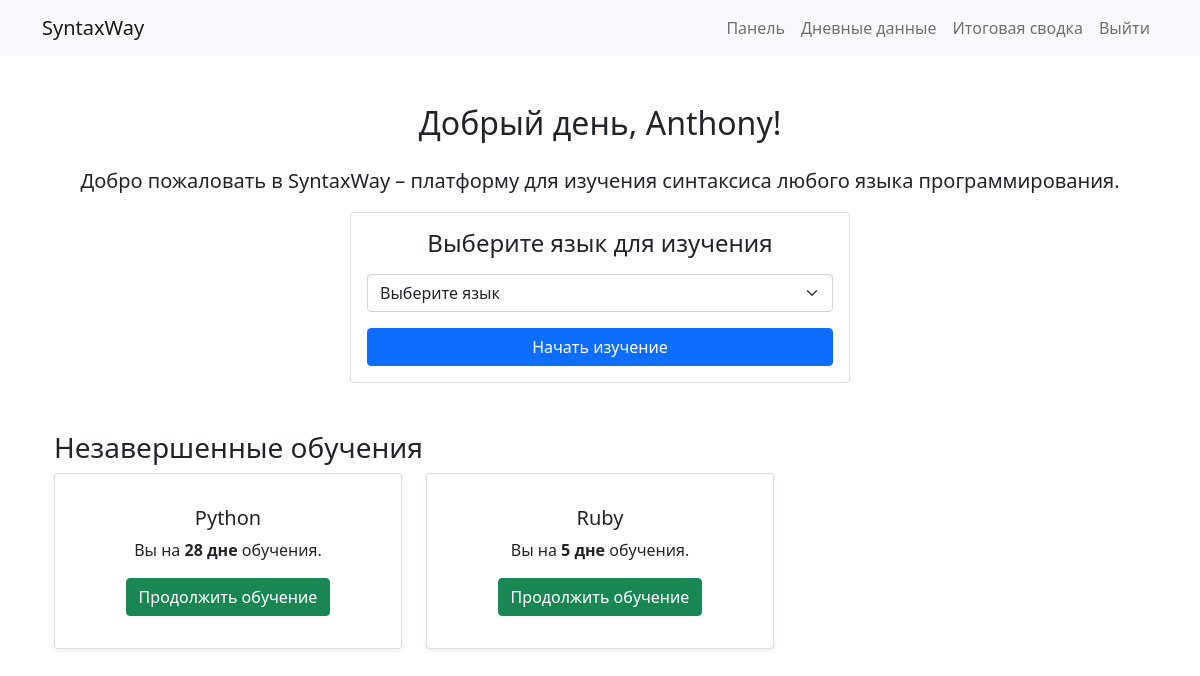
The page /dashboard (signed in) on the database its author committed.
### app.py (models this page shows)
class User(db.Model):
    id = db.Column(db.Integer, primary_key=True)
    username = db.Column(db.String(20), unique=True, nullable=False)
    email = db.Column(db.String(120), unique=True, nullable=False)
    password = db.Column(db.String(60), nullable=False)
    trainings = db.relationship('TrainingData', backref='user', lazy=True)
    summaries = db.relationship('Summary', backref='user', lazy=True)

class TrainingData(db.Model):
    id = db.Column(db.Integer, primary_key=True)
    user_id = db.Column(db.Integer, db.ForeignKey('user.id'), nullable=False)
    day = db.Column(db.Integer, nullable=False)
    language = db.Column(db.String(50))
    material = db.Column(db.Text)
    questions = db.Column(db.Text)
    answers = db.Column(db.Text)
    recommendation = db.Column(db.Text)
    correct_percentage = db.Column(db.Float)
    incorrect_percentage = db.Column(db.Float)

### app.py (the view, shortened to what this page needs)
@app.route("/dashboard", methods=["GET", "POST"])
@login_required
def dashboard():
    user_id = session["user_id"]
    user = User.query.get(user_id)
    languages = db.session.query(TrainingData.language)\
        .filter(TrainingData.user_id == user_id, TrainingData.day.between(1, 30))\
        .distinct().all()
    languages = [l[0] for l in languages]
    active_languages = {}
    completed_languages = {}
    for lang in languages:
        last_record = TrainingData.query.filter_by(user_id=user_id, language=lang)\
            .order_by(TrainingData.day.desc()).first()
        if not last_record:
            continue
        if last_record.day < 30 or last_record.correct_percentage is None:
            active_languages[lang] = last_record.day
        else:
            completed_languages[lang] = last_record.day
    popular_languages = ["Python", "JavaScript", "Java", "C++", "Ruby"]
    return render_template(
        "dashboard.html",
        user=user,
        popular_languages=popular_languages,
        active_languages=active_languages,
        completed_languages=completed_languages
    )

### app.py (called while the page is built)
def login_required(f):
    @wraps(f)
    def decorated_function(*args, **kwargs):
        if "user_id" not in session:
            flash("Пожалуйста, войдите в систему.", "warning")
            return redirect(url_for("login"))
        return f(*args, **kwargs)
    return decorated_function

### templates/dashboard.html (shortened to what this page needs)
{% extends "base.html" %}
{% block content %}
<div class="container mt-5">
  <h2 class="text-center mb-4">Добрый день, {{ user.username }}!</h2>
  <p class="text-center lead">Добро пожаловать в SyntaxWay – платформу для изучения синтаксиса любого языка программирования.</p>
  <div class="card mx-auto" style="max-width: 500px;">
    <div class="card-body">
      <h4 class="card-title text-center mb-3">Выберите язык для изучения</h4>
      <form method="POST" id="language-form">
        <div class="mb-3">
          <select class="form-select" name="language" id="language-select" required>
            <option value="" disabled selected>Выберите язык</option>
          </select>
        </div>
        <div class="d-grid">
          <button type="submit" class="btn btn-primary">Начать изучение</button>
        </div>
      </form>
    </div>
  </div>
  {% if active_languages %}
  <h3 class="mt-5">Незавершенные обучения</h3>
  <div class="row">
    {% for lang, last_day in active_languages.items() %}
      <div class="col-md-4">
        <div class="card shadow-sm p-3 mb-4">
          <div class="card-body text-center">
            <h5 class="card-title">{{ lang }}</h5>
            <p>Вы на <strong>{{ last_day }} дне</strong> обучения.</p>
            <button class="btn btn-success continue-btn" data-lang="{{ lang }}">
              Продолжить обучение
            </button>
          </div>
        </div>
      </div>
    {% endfor %}
  </div>
  {% endif %}
</div>
{% endblock %}

### rows shown on the page
User: username "Anthony"
TrainingData: language "Python", day "28"

### other values the page prints
{{ lang }} "Ruby"
{{ last_day }} "5"
